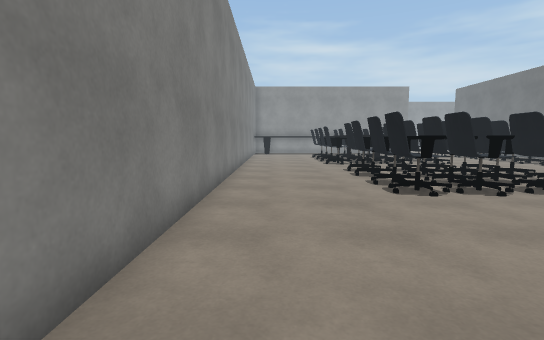
View 1 (above)

24 first-person views from a walk through a Unity game level. The camera is 1.3 m above the floor, tilts 6° down and sees 85° across. The floor is counted in squares, 1 m on a side. Each view is taken from the middle of a square. On the plan, view 1 faces up. The plan holds only what a view shows up to about 14 squares ahead; the rest is blank. The place goes on beyond the plan. The player character is not drawn. Some animated figures are left out. Some surface patterns are stand-ins.

View 2
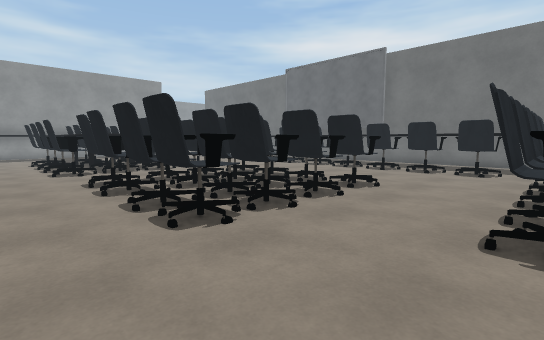

View 3
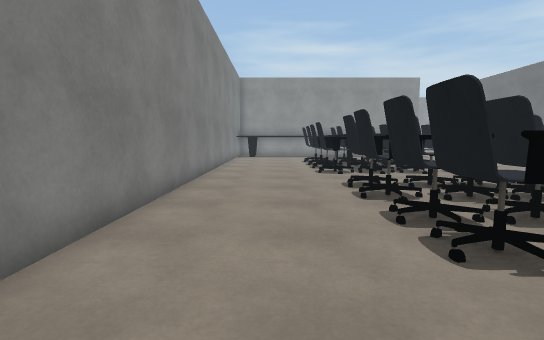

View 4
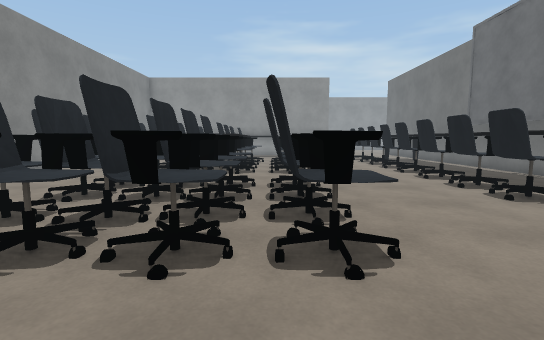

View 5
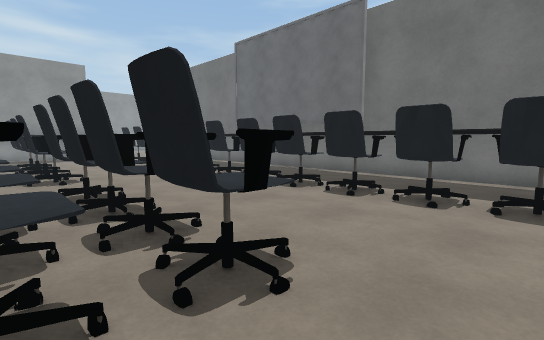

View 6
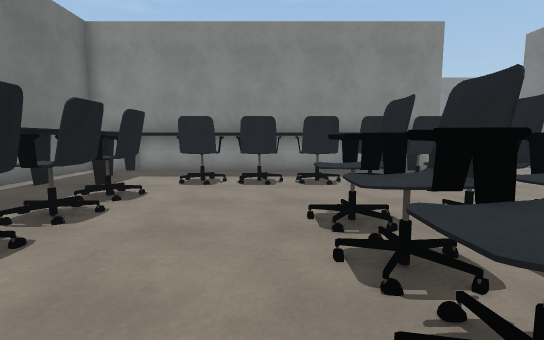

View 7
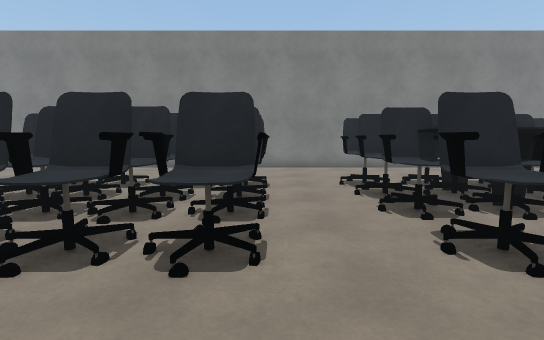

View 8
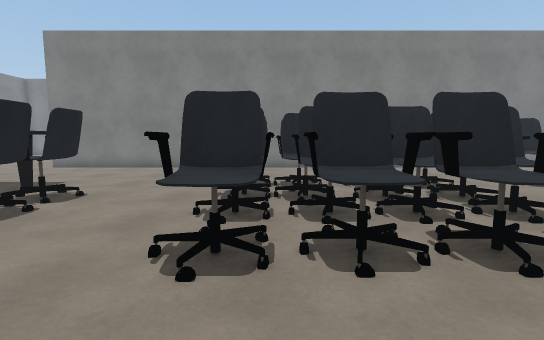

View 9
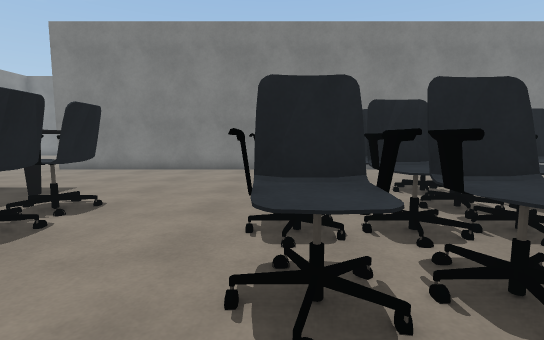

View 10
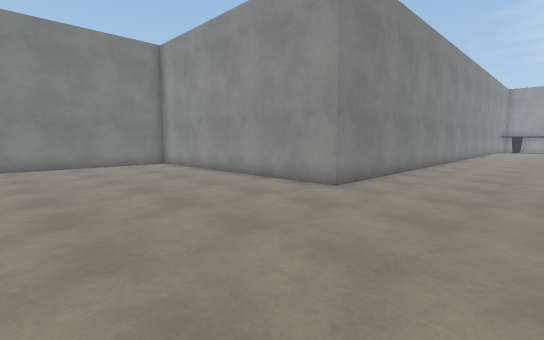

View 11
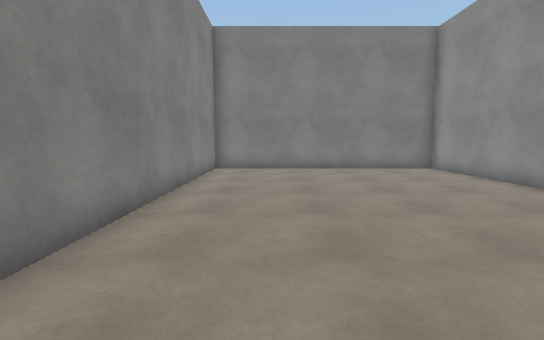

View 12
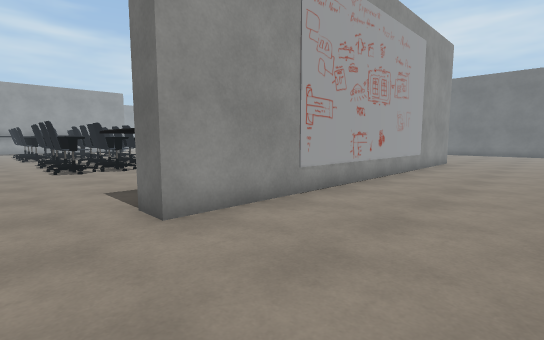

View 13
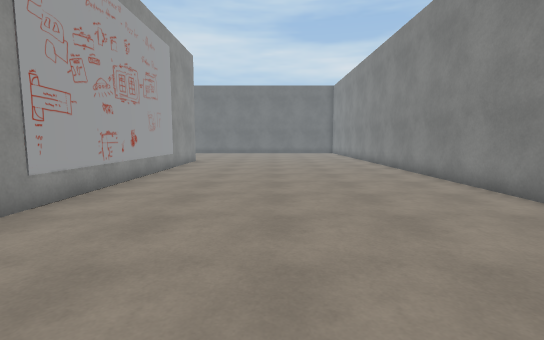

View 14
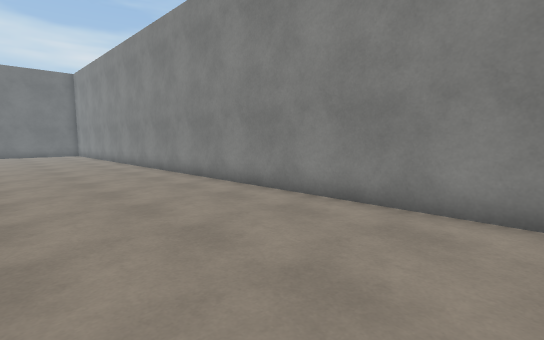

View 15
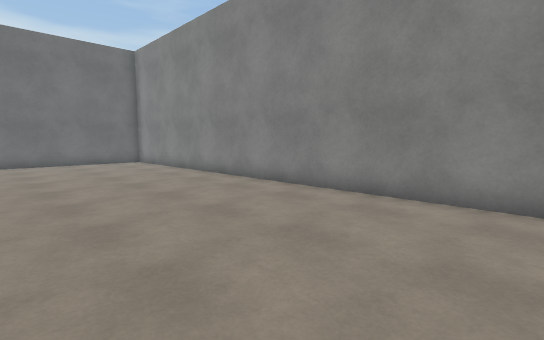

View 16
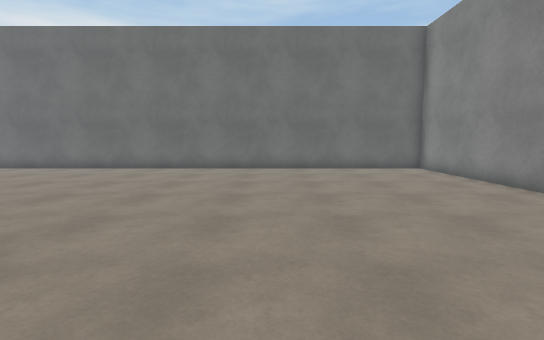

View 17
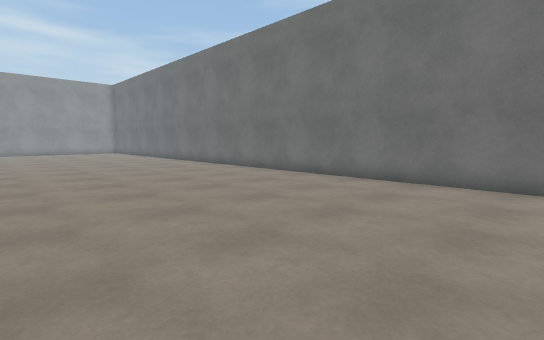

View 18
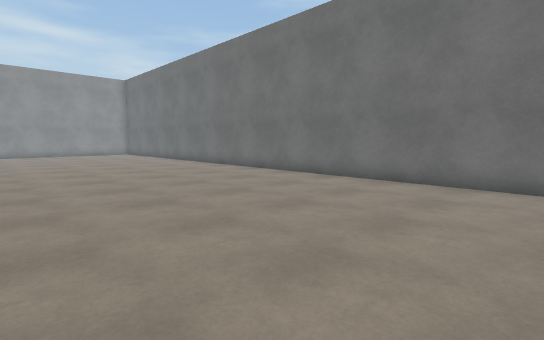

View 19
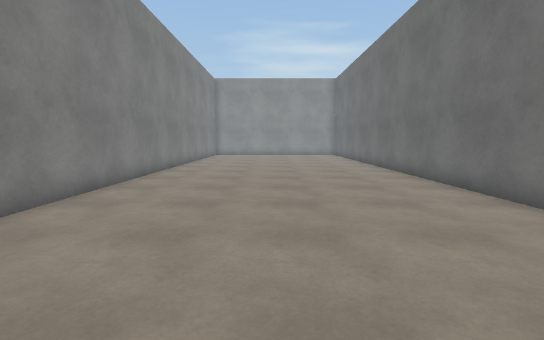

View 20
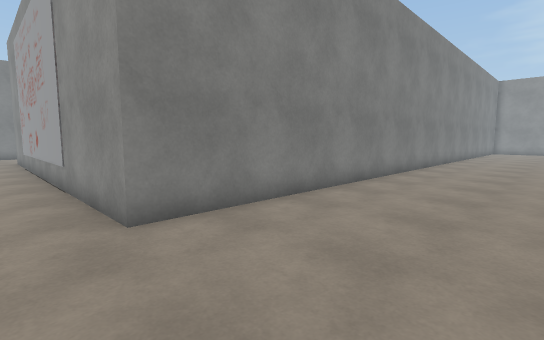

View 21
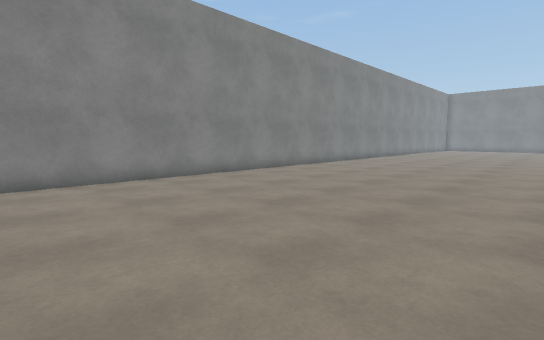

View 22
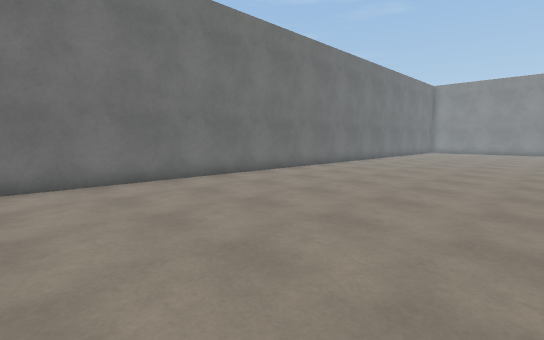

View 23
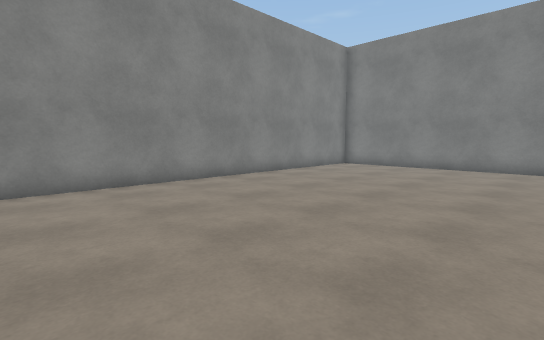

View 24
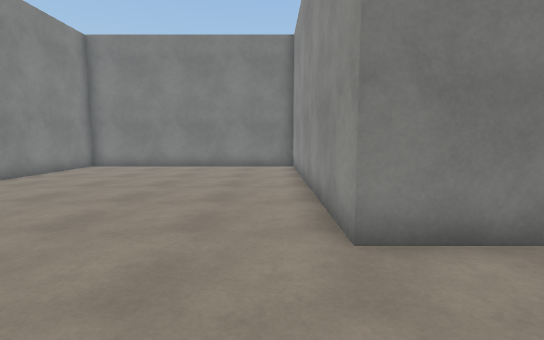

### Floor plan
Points are (right, up) in squares from view 1. A wall is a line through its corners. A room is listed if a view was taken in it or the views show most of it. See-through windows are left out.
Room 1 (views 1, 2, 3, 4, 5, 6, 7, 8, 9)
walls: (6.6, 15.9) (6, 15.9); (14.6, 8.1) (14.6, 9); (14.6, 10.2) (14.6, 11.1); (3.6, 1.8) (4.4, 1.8); (14.6, 5.5) (14.6, 6.9); (6.1, -0.5) (17.1, -0.5); (14.8, 3.1) (14.8, 3.6); (3, -0.4) (3, 1.2); (3, -1.5) (3, -0.5); (16.6, 3.1) (16.5, 3.6); (-1.5, 18) (-1.5, -2); (17.5, 1.4) (17.5, 18.1)
ways out: opening at (0.5, -2) to room 2
objects: other object (3, 7) to (4, 8); other object (3, 9) to (4, 9); other object (3, 10) to (4, 11); other object (3, 12) to (4, 13); other object (3, 15) to (4, 16); other object (3, 17); other object (3, 18); other object (4, 17) to (4, 18); other object (5, 2) to (6, 4); other object (5, 7) to (5, 8); other object (5, 9) to (6, 9); other object (5, 10) to (5, 11); other object (5, 12) to (5, 13); other object (5, 15) to (5, 16); other object (6, 2) to (7, 4); other object (6, 7) to (7, 8); other object (6, 10) to (7, 11); other object (6, 12) to (7, 13); other object (6, 15) to (7, 16); other object (6, 17) to (7, 18); other object (7, 9) to (7, 10); other object (8, 2) to (9, 4); other object (8, 7) to (9, 8); other object (8, 9) to (9, 9); other object (8, 10) to (9, 11); other object (8, 12) to (9, 13); other object (8, 15) to (9, 16); other object (8, 17) to (9, 18); other object (10, 2) to (11, 4); other object (11, 2) to (13, 4); other object (13, 5) to (14, 6); other object (13, 7) to (14, 7); other object (13, 8) to (14, 9); other object (13, 10) to (14, 11); other object (13, 12) to (14, 13); other object (13, 14) to (14, 14); other object (13, 15) to (14, 16); other object (13, 17) to (14, 18)
Room 2 (views 10, 11, 12, 13, 14, 15, 16, 17, 18, 19, 20, 21, 22, 23, 24)
walls: (-1.5, -2) (-12, -2) (-12, -11.5) (28, -11.5) (28, 18.1); (18.5, 18.1) (18.5, -1.5) (3, -1.5)
ways out: opening at (0.5, -2) to room 1

Positions as (right, up) in squares from view 1, and headings:
1: (0, 0), facing up
2: (1, 3), facing up-right
3: (1, 4), facing up
4: (8, 4), facing up
5: (7, 5), facing up-right
6: (10, 12), facing down
7: (12, 13), facing left
8: (12, 8), facing left
9: (11, 7), facing left
10: (3, -9), facing up-left
11: (1, -9), facing left
12: (1, -6), facing up-right
13: (1, -6), facing right
14: (2, -6), facing down-right
15: (11, -5), facing down-right
16: (15, -5), facing right
17: (19, -1), facing up-right
18: (19, 2), facing up-right
19: (23, 4), facing up
20: (23, -3), facing up-left
21: (24, -2), facing down-left
22: (19, 18), facing down-right
23: (2, -3), facing down-left
24: (2, -3), facing left
